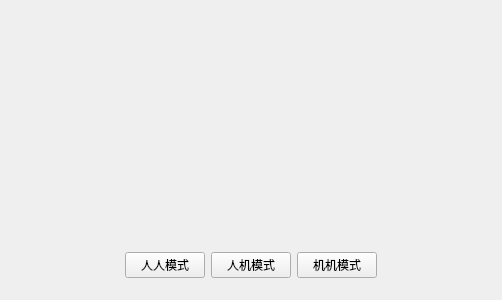
<?xml version="1.0" encoding="UTF-8"?>
<ui version="4.0">
 <class>MainWindow</class>
 <widget class="QMainWindow" name="MainWindow">
  <property name="geometry">
   <rect>
    <x>0</x>
    <y>0</y>
    <width>502</width>
    <height>300</height>
   </rect>
  </property>
  <property name="windowTitle">
   <string>MainWindow</string>
  </property>
  <widget class="QWidget" name="centralWidget">
   <layout class="QVBoxLayout" name="verticalLayout">
    <item>
     <spacer name="verticalSpacer">
      <property name="orientation">
       <enum>Qt::Vertical</enum>
      </property>
      <property name="sizeHint" stdset="0">
       <size>
        <width>20</width>
        <height>40</height>
       </size>
      </property>
     </spacer>
    </item>
    <item>
     <widget class="QWidget" name="widget" native="true">
      <layout class="QHBoxLayout" name="horizontalLayout">
       <item>
        <spacer name="horizontalSpacer">
         <property name="orientation">
          <enum>Qt::Horizontal</enum>
         </property>
         <property name="sizeHint" stdset="0">
          <size>
           <width>40</width>
           <height>20</height>
          </size>
         </property>
        </spacer>
       </item>
       <item>
        <widget class="QPushButton" name="pvpbtn">
         <property name="text">
          <string>人人模式</string>
         </property>
        </widget>
       </item>
       <item>
        <widget class="QPushButton" name="pvebtn">
         <property name="text">
          <string>人机模式</string>
         </property>
        </widget>
       </item>
       <item>
        <widget class="QPushButton" name="evebtn">
         <property name="text">
          <string>机机模式</string>
         </property>
        </widget>
       </item>
       <item>
        <spacer name="horizontalSpacer_2">
         <property name="orientation">
          <enum>Qt::Horizontal</enum>
         </property>
         <property name="sizeHint" stdset="0">
          <size>
           <width>40</width>
           <height>20</height>
          </size>
         </property>
        </spacer>
       </item>
      </layout>
     </widget>
    </item>
   </layout>
  </widget>
 </widget>
 <layoutdefault spacing="6" margin="11"/>
 <resources/>
 <connections/>
</ui>
